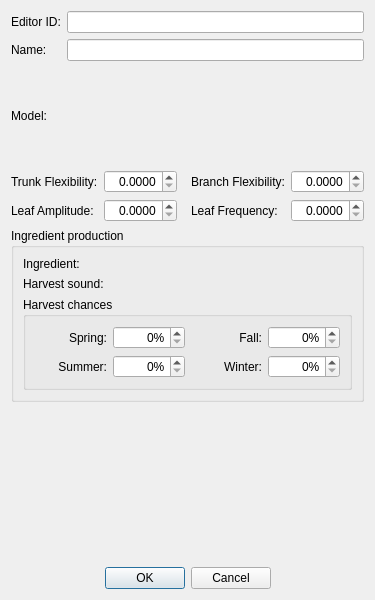
<?xml version="1.0" encoding="UTF-8"?>
<ui version="4.0">
 <class>FormDialogTree</class>
 <widget class="QDialog" name="FormDialogTree">
  <property name="geometry">
   <rect>
    <x>0</x>
    <y>0</y>
    <width>375</width>
    <height>600</height>
   </rect>
  </property>
  <property name="windowTitle">
   <string>Tree</string>
  </property>
  <layout class="QVBoxLayout" name="verticalLayout">
   <item>
    <layout class="QGridLayout" name="gridLayout_2">
     <item row="1" column="0">
      <widget class="QLabel" name="label_7">
       <property name="text">
        <string>Name:</string>
       </property>
       <property name="buddy">
        <cstring>name</cstring>
       </property>
      </widget>
     </item>
     <item row="2" column="0">
      <widget class="QLabel" name="label_6">
       <property name="text">
        <string>Model:</string>
       </property>
       <property name="buddy">
        <cstring>model</cstring>
       </property>
      </widget>
     </item>
     <item row="0" column="0">
      <widget class="QLabel" name="label">
       <property name="text">
        <string>Editor ID:</string>
       </property>
       <property name="buddy">
        <cstring>editorID</cstring>
       </property>
      </widget>
     </item>
     <item row="0" column="1">
      <widget class="QLineEdit" name="editorID"/>
     </item>
     <item row="1" column="1">
      <widget class="QLineEdit" name="name"/>
     </item>
     <item row="2" column="1">
      <widget class="DKFormNIFPicker" name="model"/>
     </item>
    </layout>
   </item>
   <item>
    <layout class="QGridLayout" name="gridLayout">
     <item row="0" column="0">
      <widget class="QLabel" name="label_2">
       <property name="text">
        <string>Trunk Flexibility:</string>
       </property>
       <property name="buddy">
        <cstring>flexibilityTrunk</cstring>
       </property>
      </widget>
     </item>
     <item row="0" column="1">
      <widget class="QDoubleSpinBox" name="flexibilityTrunk">
       <property name="whatsThis">
        <string>Control the strength of the horizontal animation applied to the root bone of a skinned mesh.</string>
       </property>
       <property name="alignment">
        <set>Qt::AlignRight|Qt::AlignTrailing|Qt::AlignVCenter</set>
       </property>
       <property name="decimals">
        <number>4</number>
       </property>
      </widget>
     </item>
     <item row="1" column="1">
      <widget class="QDoubleSpinBox" name="leafAmplitude">
       <property name="whatsThis">
        <string>Control the amplitude of the swaying animation applied to &quot;leaf&quot; parts of the mesh (i.e. vertex-painted BSLeafAnimNodes).</string>
       </property>
       <property name="alignment">
        <set>Qt::AlignRight|Qt::AlignTrailing|Qt::AlignVCenter</set>
       </property>
       <property name="decimals">
        <number>4</number>
       </property>
      </widget>
     </item>
     <item row="1" column="4">
      <widget class="QDoubleSpinBox" name="leafFrequency">
       <property name="whatsThis">
        <string>Controls how fast this tree's leaves will blow in the wind.</string>
       </property>
       <property name="alignment">
        <set>Qt::AlignRight|Qt::AlignTrailing|Qt::AlignVCenter</set>
       </property>
       <property name="decimals">
        <number>4</number>
       </property>
      </widget>
     </item>
     <item row="1" column="3">
      <widget class="QLabel" name="label_5">
       <property name="text">
        <string>Leaf Frequency:</string>
       </property>
       <property name="buddy">
        <cstring>leafFrequency</cstring>
       </property>
      </widget>
     </item>
     <item row="1" column="0">
      <widget class="QLabel" name="label_3">
       <property name="text">
        <string>Leaf Amplitude:</string>
       </property>
       <property name="buddy">
        <cstring>leafAmplitude</cstring>
       </property>
      </widget>
     </item>
     <item row="0" column="3">
      <widget class="QLabel" name="label_4">
       <property name="text">
        <string>Branch Flexibility:</string>
       </property>
       <property name="buddy">
        <cstring>flexibilityBranch</cstring>
       </property>
      </widget>
     </item>
     <item row="0" column="4">
      <widget class="QDoubleSpinBox" name="flexibilityBranch">
       <property name="whatsThis">
        <string>Controls horizontal and vertical animation of the secondary bones connected to the trunk.</string>
       </property>
       <property name="alignment">
        <set>Qt::AlignRight|Qt::AlignTrailing|Qt::AlignVCenter</set>
       </property>
       <property name="decimals">
        <number>4</number>
       </property>
      </widget>
     </item>
     <item row="0" column="2">
      <spacer name="horizontalSpacer_3">
       <property name="orientation">
        <enum>Qt::Horizontal</enum>
       </property>
       <property name="sizeType">
        <enum>QSizePolicy::Fixed</enum>
       </property>
       <property name="sizeHint" stdset="0">
        <size>
         <width>8</width>
         <height>20</height>
        </size>
       </property>
      </spacer>
     </item>
    </layout>
   </item>
   <item>
    <widget class="QGroupBox" name="groupBox">
     <property name="title">
      <string>Ingredient production</string>
     </property>
     <layout class="QGridLayout" name="gridLayout_3">
      <item row="0" column="0">
       <widget class="QLabel" name="label_8">
        <property name="text">
         <string>Ingredient:</string>
        </property>
        <property name="buddy">
         <cstring>ingredient</cstring>
        </property>
       </widget>
      </item>
      <item row="0" column="1">
       <widget class="DKFormPicker" name="ingredient"/>
      </item>
      <item row="1" column="0">
       <widget class="QLabel" name="label_9">
        <property name="text">
         <string>Harvest sound:</string>
        </property>
        <property name="buddy">
         <cstring>harvestSound</cstring>
        </property>
       </widget>
      </item>
      <item row="1" column="1">
       <widget class="DKFormPicker" name="harvestSound"/>
      </item>
      <item row="2" column="0" colspan="2">
       <widget class="QGroupBox" name="groupBox_2">
        <property name="title">
         <string>Harvest chances</string>
        </property>
        <layout class="QGridLayout" name="gridLayout_4">
         <item row="0" column="0">
          <widget class="QLabel" name="label_10">
           <property name="text">
            <string>Spring:</string>
           </property>
           <property name="alignment">
            <set>Qt::AlignRight|Qt::AlignTrailing|Qt::AlignVCenter</set>
           </property>
           <property name="buddy">
            <cstring>harvestChanceSpring</cstring>
           </property>
          </widget>
         </item>
         <item row="0" column="1">
          <widget class="QSpinBox" name="harvestChanceSpring">
           <property name="alignment">
            <set>Qt::AlignRight|Qt::AlignTrailing|Qt::AlignVCenter</set>
           </property>
           <property name="suffix">
            <string>%</string>
           </property>
           <property name="maximum">
            <number>100</number>
           </property>
          </widget>
         </item>
         <item row="0" column="2">
          <widget class="QLabel" name="label_11">
           <property name="text">
            <string>Fall:</string>
           </property>
           <property name="alignment">
            <set>Qt::AlignRight|Qt::AlignTrailing|Qt::AlignVCenter</set>
           </property>
           <property name="buddy">
            <cstring>harvestChanceAutumn</cstring>
           </property>
          </widget>
         </item>
         <item row="0" column="3">
          <widget class="QSpinBox" name="harvestChanceAutumn">
           <property name="alignment">
            <set>Qt::AlignRight|Qt::AlignTrailing|Qt::AlignVCenter</set>
           </property>
           <property name="suffix">
            <string>%</string>
           </property>
           <property name="maximum">
            <number>100</number>
           </property>
          </widget>
         </item>
         <item row="1" column="1">
          <widget class="QSpinBox" name="harvestChanceSummer">
           <property name="alignment">
            <set>Qt::AlignRight|Qt::AlignTrailing|Qt::AlignVCenter</set>
           </property>
           <property name="suffix">
            <string>%</string>
           </property>
           <property name="maximum">
            <number>100</number>
           </property>
          </widget>
         </item>
         <item row="1" column="3">
          <widget class="QSpinBox" name="harvestChanceWinter">
           <property name="alignment">
            <set>Qt::AlignRight|Qt::AlignTrailing|Qt::AlignVCenter</set>
           </property>
           <property name="suffix">
            <string>%</string>
           </property>
           <property name="maximum">
            <number>100</number>
           </property>
          </widget>
         </item>
         <item row="1" column="0">
          <widget class="QLabel" name="label_12">
           <property name="text">
            <string>Summer:</string>
           </property>
           <property name="alignment">
            <set>Qt::AlignRight|Qt::AlignTrailing|Qt::AlignVCenter</set>
           </property>
           <property name="buddy">
            <cstring>harvestChanceSummer</cstring>
           </property>
          </widget>
         </item>
         <item row="1" column="2">
          <widget class="QLabel" name="label_13">
           <property name="text">
            <string>Winter:</string>
           </property>
           <property name="alignment">
            <set>Qt::AlignRight|Qt::AlignTrailing|Qt::AlignVCenter</set>
           </property>
           <property name="buddy">
            <cstring>harvestChanceWinter</cstring>
           </property>
          </widget>
         </item>
        </layout>
       </widget>
      </item>
     </layout>
    </widget>
   </item>
   <item>
    <widget class="DKPapyrusBoundScriptListPane" name="scriptListPane">
     <property name="whatsThis">
      <string>The Creation Kit doesn't allow you to attach Papyrus scripts to Tree base forms. However, the game engine itself supports doing so.</string>
     </property>
    </widget>
   </item>
   <item>
    <layout class="QHBoxLayout" name="horizontalLayout">
     <item>
      <spacer name="horizontalSpacer">
       <property name="orientation">
        <enum>Qt::Horizontal</enum>
       </property>
       <property name="sizeHint" stdset="0">
        <size>
         <width>40</width>
         <height>20</height>
        </size>
       </property>
      </spacer>
     </item>
     <item>
      <widget class="QPushButton" name="buttonOK">
       <property name="text">
        <string>OK</string>
       </property>
      </widget>
     </item>
     <item>
      <widget class="QPushButton" name="buttonCancel">
       <property name="text">
        <string>Cancel</string>
       </property>
      </widget>
     </item>
     <item>
      <spacer name="horizontalSpacer_2">
       <property name="orientation">
        <enum>Qt::Horizontal</enum>
       </property>
       <property name="sizeHint" stdset="0">
        <size>
         <width>40</width>
         <height>20</height>
        </size>
       </property>
      </spacer>
     </item>
    </layout>
   </item>
  </layout>
 </widget>
 <customwidgets>
  <customwidget>
   <class>DKFormPicker</class>
   <extends>QWidget</extends>
   <header>widgets/DKFormPicker.h</header>
  </customwidget>
  <customwidget>
   <class>DKPapyrusBoundScriptListPane</class>
   <extends>QWidget</extends>
   <header>widgets/DKPapyrusBoundScriptListPane.h</header>
  </customwidget>
  <customwidget>
   <class>DKFormNIFPicker</class>
   <extends>QWidget</extends>
   <header>widgets/DKFormNIFPicker.h</header>
  </customwidget>
 </customwidgets>
 <tabstops>
  <tabstop>editorID</tabstop>
  <tabstop>name</tabstop>
  <tabstop>model</tabstop>
  <tabstop>flexibilityTrunk</tabstop>
  <tabstop>flexibilityBranch</tabstop>
  <tabstop>leafAmplitude</tabstop>
  <tabstop>leafFrequency</tabstop>
  <tabstop>ingredient</tabstop>
  <tabstop>harvestSound</tabstop>
  <tabstop>harvestChanceSpring</tabstop>
  <tabstop>harvestChanceSummer</tabstop>
  <tabstop>harvestChanceAutumn</tabstop>
  <tabstop>harvestChanceWinter</tabstop>
  <tabstop>scriptListPane</tabstop>
  <tabstop>buttonOK</tabstop>
  <tabstop>buttonCancel</tabstop>
 </tabstops>
 <resources/>
 <connections/>
</ui>
